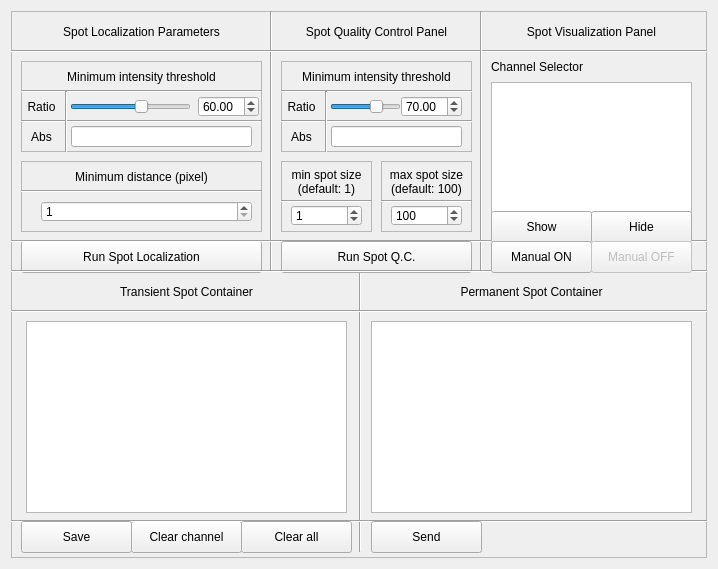
<?xml version="1.0" encoding="UTF-8"?>
<ui version="4.0">
 <class>Form</class>
 <widget class="QWidget" name="Form">
  <property name="geometry">
   <rect>
    <x>0</x>
    <y>0</y>
    <width>718</width>
    <height>569</height>
   </rect>
  </property>
  <property name="windowTitle">
   <string>Form</string>
  </property>
  <layout class="QHBoxLayout" name="horizontalLayout">
   <item>
    <layout class="QGridLayout" name="gridLayout">
     <item row="0" column="0">
      <widget class="QFrame" name="frame">
       <property name="frameShape">
        <enum>QFrame::StyledPanel</enum>
       </property>
       <property name="frameShadow">
        <enum>QFrame::Raised</enum>
       </property>
       <widget class="Line" name="line">
        <property name="geometry">
         <rect>
          <x>250</x>
          <y>0</y>
          <width>20</width>
          <height>261</height>
         </rect>
        </property>
        <property name="orientation">
         <enum>Qt::Vertical</enum>
        </property>
       </widget>
       <widget class="QLabel" name="label">
        <property name="geometry">
         <rect>
          <x>0</x>
          <y>0</y>
          <width>261</width>
          <height>41</height>
         </rect>
        </property>
        <property name="text">
         <string>Spot Localization Parameters</string>
        </property>
        <property name="alignment">
         <set>Qt::AlignCenter</set>
        </property>
       </widget>
       <widget class="Line" name="line_2">
        <property name="geometry">
         <rect>
          <x>-3</x>
          <y>30</y>
          <width>811</width>
          <height>20</height>
         </rect>
        </property>
        <property name="orientation">
         <enum>Qt::Horizontal</enum>
        </property>
       </widget>
       <widget class="QLabel" name="label_2">
        <property name="geometry">
         <rect>
          <x>260</x>
          <y>0</y>
          <width>211</width>
          <height>41</height>
         </rect>
        </property>
        <property name="text">
         <string>Spot Quality Control Panel</string>
        </property>
        <property name="alignment">
         <set>Qt::AlignCenter</set>
        </property>
       </widget>
       <widget class="QLabel" name="label_3">
        <property name="geometry">
         <rect>
          <x>470</x>
          <y>0</y>
          <width>221</width>
          <height>41</height>
         </rect>
        </property>
        <property name="text">
         <string>Spot Visualization Panel</string>
        </property>
        <property name="alignment">
         <set>Qt::AlignCenter</set>
        </property>
       </widget>
       <widget class="Line" name="line_3">
        <property name="geometry">
         <rect>
          <x>460</x>
          <y>0</y>
          <width>20</width>
          <height>261</height>
         </rect>
        </property>
        <property name="orientation">
         <enum>Qt::Vertical</enum>
        </property>
       </widget>
       <widget class="QFrame" name="frame_2">
        <property name="geometry">
         <rect>
          <x>10</x>
          <y>50</y>
          <width>241</width>
          <height>91</height>
         </rect>
        </property>
        <property name="frameShape">
         <enum>QFrame::StyledPanel</enum>
        </property>
        <property name="frameShadow">
         <enum>QFrame::Raised</enum>
        </property>
        <widget class="QLabel" name="label_4">
         <property name="geometry">
          <rect>
           <x>0</x>
           <y>0</y>
           <width>241</width>
           <height>31</height>
          </rect>
         </property>
         <property name="text">
          <string>Minimum intensity threshold</string>
         </property>
         <property name="alignment">
          <set>Qt::AlignCenter</set>
         </property>
        </widget>
        <widget class="QLabel" name="label_5">
         <property name="geometry">
          <rect>
           <x>0</x>
           <y>30</y>
           <width>41</width>
           <height>31</height>
          </rect>
         </property>
         <property name="text">
          <string>Ratio</string>
         </property>
         <property name="alignment">
          <set>Qt::AlignCenter</set>
         </property>
        </widget>
        <widget class="Line" name="line_4">
         <property name="geometry">
          <rect>
           <x>0</x>
           <y>15</y>
           <width>241</width>
           <height>31</height>
          </rect>
         </property>
         <property name="orientation">
          <enum>Qt::Horizontal</enum>
         </property>
        </widget>
        <widget class="QSlider" name="spotLocalizationParameters_intensityThresholdSlider">
         <property name="geometry">
          <rect>
           <x>49</x>
           <y>30</y>
           <width>121</width>
           <height>31</height>
          </rect>
         </property>
         <property name="maximum">
          <number>100</number>
         </property>
         <property name="value">
          <number>60</number>
         </property>
         <property name="orientation">
          <enum>Qt::Horizontal</enum>
         </property>
        </widget>
        <widget class="QDoubleSpinBox" name="spotLocalizationParameters_intensityThreshold_doubleSpinBox">
         <property name="geometry">
          <rect>
           <x>177</x>
           <y>35</y>
           <width>61</width>
           <height>21</height>
          </rect>
         </property>
         <property name="maximum">
          <double>100.000000000000000</double>
         </property>
         <property name="value">
          <double>60.000000000000000</double>
         </property>
        </widget>
        <widget class="QLabel" name="label_6">
         <property name="geometry">
          <rect>
           <x>0</x>
           <y>60</y>
           <width>41</width>
           <height>31</height>
          </rect>
         </property>
         <property name="text">
          <string>Abs</string>
         </property>
         <property name="alignment">
          <set>Qt::AlignCenter</set>
         </property>
        </widget>
        <widget class="Line" name="line_5">
         <property name="geometry">
          <rect>
           <x>30</x>
           <y>30</y>
           <width>31</width>
           <height>111</height>
          </rect>
         </property>
         <property name="orientation">
          <enum>Qt::Vertical</enum>
         </property>
        </widget>
        <widget class="Line" name="line_6">
         <property name="geometry">
          <rect>
           <x>0</x>
           <y>40</y>
           <width>241</width>
           <height>41</height>
          </rect>
         </property>
         <property name="orientation">
          <enum>Qt::Horizontal</enum>
         </property>
        </widget>
        <widget class="QLineEdit" name="spotLocalizationParameters_intensityThresholdAbsoluteLineEdit">
         <property name="geometry">
          <rect>
           <x>50</x>
           <y>65</y>
           <width>181</width>
           <height>21</height>
          </rect>
         </property>
        </widget>
        <zorder>line_6</zorder>
        <zorder>line_4</zorder>
        <zorder>label_4</zorder>
        <zorder>label_5</zorder>
        <zorder>spotLocalizationParameters_intensityThresholdSlider</zorder>
        <zorder>spotLocalizationParameters_intensityThreshold_doubleSpinBox</zorder>
        <zorder>label_6</zorder>
        <zorder>line_5</zorder>
        <zorder>spotLocalizationParameters_intensityThresholdAbsoluteLineEdit</zorder>
       </widget>
       <widget class="QFrame" name="frame_3">
        <property name="geometry">
         <rect>
          <x>10</x>
          <y>150</y>
          <width>241</width>
          <height>71</height>
         </rect>
        </property>
        <property name="frameShape">
         <enum>QFrame::StyledPanel</enum>
        </property>
        <property name="frameShadow">
         <enum>QFrame::Raised</enum>
        </property>
        <widget class="QLabel" name="label_7">
         <property name="geometry">
          <rect>
           <x>0</x>
           <y>0</y>
           <width>241</width>
           <height>31</height>
          </rect>
         </property>
         <property name="text">
          <string>Minimum distance (pixel)</string>
         </property>
         <property name="alignment">
          <set>Qt::AlignCenter</set>
         </property>
        </widget>
        <widget class="QSpinBox" name="spotLocalizationMinimumDistance_spinBox">
         <property name="geometry">
          <rect>
           <x>20</x>
           <y>40</y>
           <width>211</width>
           <height>21</height>
          </rect>
         </property>
         <property name="minimum">
          <number>1</number>
         </property>
         <property name="maximum">
          <number>100000</number>
         </property>
        </widget>
        <widget class="Line" name="line_7">
         <property name="geometry">
          <rect>
           <x>0</x>
           <y>10</y>
           <width>241</width>
           <height>41</height>
          </rect>
         </property>
         <property name="orientation">
          <enum>Qt::Horizontal</enum>
         </property>
        </widget>
        <zorder>line_7</zorder>
        <zorder>label_7</zorder>
        <zorder>spotLocalizationMinimumDistance_spinBox</zorder>
       </widget>
       <widget class="QPushButton" name="runSpotLocalization_pushButton">
        <property name="geometry">
         <rect>
          <x>10</x>
          <y>230</y>
          <width>241</width>
          <height>32</height>
         </rect>
        </property>
        <property name="text">
         <string>Run Spot Localization</string>
        </property>
       </widget>
       <widget class="QPushButton" name="SpotAnalysisPanel_TransientSpotContainerClearChannelPushButton">
        <property name="geometry">
         <rect>
          <x>120</x>
          <y>510</y>
          <width>111</width>
          <height>32</height>
         </rect>
        </property>
        <property name="text">
         <string>Clear channel</string>
        </property>
       </widget>
       <widget class="QFrame" name="frame_4">
        <property name="geometry">
         <rect>
          <x>270</x>
          <y>50</y>
          <width>191</width>
          <height>91</height>
         </rect>
        </property>
        <property name="frameShape">
         <enum>QFrame::StyledPanel</enum>
        </property>
        <property name="frameShadow">
         <enum>QFrame::Raised</enum>
        </property>
        <widget class="QLabel" name="label_11">
         <property name="geometry">
          <rect>
           <x>0</x>
           <y>0</y>
           <width>191</width>
           <height>31</height>
          </rect>
         </property>
         <property name="text">
          <string>Minimum intensity threshold</string>
         </property>
         <property name="alignment">
          <set>Qt::AlignCenter</set>
         </property>
        </widget>
        <widget class="QLabel" name="label_12">
         <property name="geometry">
          <rect>
           <x>0</x>
           <y>30</y>
           <width>41</width>
           <height>31</height>
          </rect>
         </property>
         <property name="text">
          <string>Ratio</string>
         </property>
         <property name="alignment">
          <set>Qt::AlignCenter</set>
         </property>
        </widget>
        <widget class="Line" name="line_11">
         <property name="geometry">
          <rect>
           <x>0</x>
           <y>15</y>
           <width>241</width>
           <height>31</height>
          </rect>
         </property>
         <property name="orientation">
          <enum>Qt::Horizontal</enum>
         </property>
        </widget>
        <widget class="QSlider" name="spotSizeMeasurementParameters_intensityThresholdSlider">
         <property name="geometry">
          <rect>
           <x>49</x>
           <y>30</y>
           <width>71</width>
           <height>31</height>
          </rect>
         </property>
         <property name="maximum">
          <number>100</number>
         </property>
         <property name="value">
          <number>70</number>
         </property>
         <property name="orientation">
          <enum>Qt::Horizontal</enum>
         </property>
        </widget>
        <widget class="QDoubleSpinBox" name="spotSizeMeasurementParameters_intensityThreshold_doubleSpinBox">
         <property name="geometry">
          <rect>
           <x>120</x>
           <y>35</y>
           <width>61</width>
           <height>21</height>
          </rect>
         </property>
         <property name="maximum">
          <double>100.000000000000000</double>
         </property>
         <property name="value">
          <double>70.000000000000000</double>
         </property>
        </widget>
        <widget class="QLabel" name="label_13">
         <property name="geometry">
          <rect>
           <x>0</x>
           <y>60</y>
           <width>41</width>
           <height>31</height>
          </rect>
         </property>
         <property name="text">
          <string>Abs</string>
         </property>
         <property name="alignment">
          <set>Qt::AlignCenter</set>
         </property>
        </widget>
        <widget class="Line" name="line_12">
         <property name="geometry">
          <rect>
           <x>30</x>
           <y>30</y>
           <width>31</width>
           <height>111</height>
          </rect>
         </property>
         <property name="orientation">
          <enum>Qt::Vertical</enum>
         </property>
        </widget>
        <widget class="Line" name="line_13">
         <property name="geometry">
          <rect>
           <x>0</x>
           <y>40</y>
           <width>241</width>
           <height>41</height>
          </rect>
         </property>
         <property name="orientation">
          <enum>Qt::Horizontal</enum>
         </property>
        </widget>
        <widget class="QLineEdit" name="spotSizeMeasurementParameters_intensityThresholdAbsoluteLineEdit">
         <property name="geometry">
          <rect>
           <x>50</x>
           <y>65</y>
           <width>131</width>
           <height>21</height>
          </rect>
         </property>
        </widget>
        <zorder>line_13</zorder>
        <zorder>label_11</zorder>
        <zorder>label_12</zorder>
        <zorder>line_11</zorder>
        <zorder>spotSizeMeasurementParameters_intensityThresholdSlider</zorder>
        <zorder>spotSizeMeasurementParameters_intensityThreshold_doubleSpinBox</zorder>
        <zorder>label_13</zorder>
        <zorder>line_12</zorder>
        <zorder>spotSizeMeasurementParameters_intensityThresholdAbsoluteLineEdit</zorder>
       </widget>
       <widget class="QFrame" name="frame_5">
        <property name="geometry">
         <rect>
          <x>270</x>
          <y>150</y>
          <width>91</width>
          <height>71</height>
         </rect>
        </property>
        <property name="frameShape">
         <enum>QFrame::StyledPanel</enum>
        </property>
        <property name="frameShadow">
         <enum>QFrame::Raised</enum>
        </property>
        <widget class="QLabel" name="label_14">
         <property name="geometry">
          <rect>
           <x>0</x>
           <y>0</y>
           <width>91</width>
           <height>41</height>
          </rect>
         </property>
         <property name="text">
          <string>min spot size (default: 1)</string>
         </property>
         <property name="alignment">
          <set>Qt::AlignCenter</set>
         </property>
         <property name="wordWrap">
          <bool>true</bool>
         </property>
        </widget>
        <widget class="QSpinBox" name="spotQualityControl_minimumSpotSizeSpinBox">
         <property name="geometry">
          <rect>
           <x>10</x>
           <y>44</y>
           <width>71</width>
           <height>21</height>
          </rect>
         </property>
         <property name="maximum">
          <number>100000</number>
         </property>
         <property name="value">
          <number>1</number>
         </property>
        </widget>
        <widget class="Line" name="line_14">
         <property name="geometry">
          <rect>
           <x>0</x>
           <y>20</y>
           <width>91</width>
           <height>41</height>
          </rect>
         </property>
         <property name="orientation">
          <enum>Qt::Horizontal</enum>
         </property>
        </widget>
        <zorder>line_14</zorder>
        <zorder>label_14</zorder>
        <zorder>spotQualityControl_minimumSpotSizeSpinBox</zorder>
       </widget>
       <widget class="QFrame" name="frame_7">
        <property name="geometry">
         <rect>
          <x>370</x>
          <y>150</y>
          <width>91</width>
          <height>71</height>
         </rect>
        </property>
        <property name="frameShape">
         <enum>QFrame::StyledPanel</enum>
        </property>
        <property name="frameShadow">
         <enum>QFrame::Raised</enum>
        </property>
        <widget class="QLabel" name="label_17">
         <property name="geometry">
          <rect>
           <x>0</x>
           <y>0</y>
           <width>91</width>
           <height>41</height>
          </rect>
         </property>
         <property name="text">
          <string>max spot size (default: 100)</string>
         </property>
         <property name="alignment">
          <set>Qt::AlignCenter</set>
         </property>
         <property name="wordWrap">
          <bool>true</bool>
         </property>
        </widget>
        <widget class="QSpinBox" name="spotQualityControl_maximumSpotSizeSpinBox">
         <property name="geometry">
          <rect>
           <x>10</x>
           <y>44</y>
           <width>71</width>
           <height>21</height>
          </rect>
         </property>
         <property name="maximum">
          <number>100000</number>
         </property>
         <property name="value">
          <number>100</number>
         </property>
        </widget>
        <widget class="Line" name="line_17">
         <property name="geometry">
          <rect>
           <x>0</x>
           <y>20</y>
           <width>91</width>
           <height>41</height>
          </rect>
         </property>
         <property name="orientation">
          <enum>Qt::Horizontal</enum>
         </property>
        </widget>
        <zorder>line_17</zorder>
        <zorder>label_17</zorder>
        <zorder>spotQualityControl_maximumSpotSizeSpinBox</zorder>
       </widget>
       <widget class="Line" name="line_15">
        <property name="geometry">
         <rect>
          <x>0</x>
          <y>220</y>
          <width>811</width>
          <height>20</height>
         </rect>
        </property>
        <property name="orientation">
         <enum>Qt::Horizontal</enum>
        </property>
       </widget>
       <widget class="QPushButton" name="runSpotQualityControl_pushButton">
        <property name="geometry">
         <rect>
          <x>270</x>
          <y>230</y>
          <width>191</width>
          <height>32</height>
         </rect>
        </property>
        <property name="text">
         <string>Run Spot Q.C.</string>
        </property>
       </widget>
       <widget class="QLabel" name="label_15">
        <property name="geometry">
         <rect>
          <x>480</x>
          <y>40</y>
          <width>111</width>
          <height>31</height>
         </rect>
        </property>
        <property name="text">
         <string>Channel Selector</string>
        </property>
        <property name="alignment">
         <set>Qt::AlignLeading|Qt::AlignLeft|Qt::AlignVCenter</set>
        </property>
       </widget>
       <widget class="QListWidget" name="spotLocalization_channelListWidget">
        <property name="geometry">
         <rect>
          <x>480</x>
          <y>71</y>
          <width>201</width>
          <height>131</height>
         </rect>
        </property>
        <property name="selectionMode">
         <enum>QAbstractItemView::MultiSelection</enum>
        </property>
       </widget>
       <widget class="QPushButton" name="spotVisualization_showSpotsPushButton">
        <property name="geometry">
         <rect>
          <x>480</x>
          <y>200</y>
          <width>101</width>
          <height>32</height>
         </rect>
        </property>
        <property name="text">
         <string>Show</string>
        </property>
       </widget>
       <widget class="QPushButton" name="spotVisualization_hideSpotsPushButton">
        <property name="geometry">
         <rect>
          <x>580</x>
          <y>200</y>
          <width>101</width>
          <height>32</height>
         </rect>
        </property>
        <property name="text">
         <string>Hide</string>
        </property>
       </widget>
       <widget class="Line" name="line_18">
        <property name="geometry">
         <rect>
          <x>482</x>
          <y>200</y>
          <width>201</width>
          <height>61</height>
         </rect>
        </property>
        <property name="orientation">
         <enum>Qt::Vertical</enum>
        </property>
       </widget>
       <widget class="Line" name="line_19">
        <property name="geometry">
         <rect>
          <x>0</x>
          <y>250</y>
          <width>811</width>
          <height>20</height>
         </rect>
        </property>
        <property name="orientation">
         <enum>Qt::Horizontal</enum>
        </property>
       </widget>
       <widget class="QLabel" name="label_18">
        <property name="geometry">
         <rect>
          <x>0</x>
          <y>260</y>
          <width>351</width>
          <height>41</height>
         </rect>
        </property>
        <property name="text">
         <string>Transient Spot Container</string>
        </property>
        <property name="alignment">
         <set>Qt::AlignCenter</set>
        </property>
       </widget>
       <widget class="QLabel" name="label_19">
        <property name="geometry">
         <rect>
          <x>350</x>
          <y>260</y>
          <width>341</width>
          <height>41</height>
         </rect>
        </property>
        <property name="text">
         <string>Permanent Spot Container</string>
        </property>
        <property name="alignment">
         <set>Qt::AlignCenter</set>
        </property>
       </widget>
       <widget class="Line" name="line_20">
        <property name="geometry">
         <rect>
          <x>-1</x>
          <y>260</y>
          <width>701</width>
          <height>281</height>
         </rect>
        </property>
        <property name="orientation">
         <enum>Qt::Vertical</enum>
        </property>
       </widget>
       <widget class="Line" name="line_21">
        <property name="geometry">
         <rect>
          <x>0</x>
          <y>290</y>
          <width>701</width>
          <height>20</height>
         </rect>
        </property>
        <property name="orientation">
         <enum>Qt::Horizontal</enum>
        </property>
       </widget>
       <widget class="QTextBrowser" name="SpotAnalysisPanel_TransientSpotContainerTestBrowser">
        <property name="geometry">
         <rect>
          <x>15</x>
          <y>310</y>
          <width>321</width>
          <height>192</height>
         </rect>
        </property>
       </widget>
       <widget class="QTextBrowser" name="SpotAnalysisPanel_PermanentSpotContainerTestBrowser">
        <property name="geometry">
         <rect>
          <x>360</x>
          <y>310</y>
          <width>321</width>
          <height>192</height>
         </rect>
        </property>
       </widget>
       <widget class="Line" name="line_22">
        <property name="geometry">
         <rect>
          <x>0</x>
          <y>500</y>
          <width>701</width>
          <height>20</height>
         </rect>
        </property>
        <property name="orientation">
         <enum>Qt::Horizontal</enum>
        </property>
       </widget>
       <widget class="QPushButton" name="SpotAnalysisPanel_PermanentSpotContainerSendPushButton">
        <property name="geometry">
         <rect>
          <x>360</x>
          <y>510</y>
          <width>111</width>
          <height>32</height>
         </rect>
        </property>
        <property name="text">
         <string>Send</string>
        </property>
       </widget>
       <widget class="QPushButton" name="SpotAnalysisPanel_TransientSpotContainerSavePushButton">
        <property name="geometry">
         <rect>
          <x>10</x>
          <y>510</y>
          <width>111</width>
          <height>32</height>
         </rect>
        </property>
        <property name="text">
         <string>Save</string>
        </property>
       </widget>
       <widget class="QPushButton" name="spotVisualization_TurnONManualModePushButton">
        <property name="geometry">
         <rect>
          <x>480</x>
          <y>230</y>
          <width>101</width>
          <height>32</height>
         </rect>
        </property>
        <property name="text">
         <string>Manual ON</string>
        </property>
       </widget>
       <widget class="QPushButton" name="spotVisualization_TurnOFFManualModePushButton">
        <property name="enabled">
         <bool>false</bool>
        </property>
        <property name="geometry">
         <rect>
          <x>580</x>
          <y>230</y>
          <width>101</width>
          <height>32</height>
         </rect>
        </property>
        <property name="text">
         <string>Manual OFF</string>
        </property>
       </widget>
       <widget class="QPushButton" name="SpotAnalysisPanel_TransientSpotContainerClearAllPushButton">
        <property name="geometry">
         <rect>
          <x>230</x>
          <y>510</y>
          <width>111</width>
          <height>32</height>
         </rect>
        </property>
        <property name="text">
         <string>Clear all</string>
        </property>
       </widget>
       <zorder>line_20</zorder>
       <zorder>SpotAnalysisPanel_TransientSpotContainerTestBrowser</zorder>
       <zorder>line_18</zorder>
       <zorder>line</zorder>
       <zorder>label</zorder>
       <zorder>line_2</zorder>
       <zorder>label_2</zorder>
       <zorder>label_3</zorder>
       <zorder>line_3</zorder>
       <zorder>frame_2</zorder>
       <zorder>frame_3</zorder>
       <zorder>runSpotLocalization_pushButton</zorder>
       <zorder>SpotAnalysisPanel_TransientSpotContainerClearChannelPushButton</zorder>
       <zorder>frame_4</zorder>
       <zorder>frame_5</zorder>
       <zorder>frame_7</zorder>
       <zorder>line_15</zorder>
       <zorder>runSpotQualityControl_pushButton</zorder>
       <zorder>label_15</zorder>
       <zorder>spotLocalization_channelListWidget</zorder>
       <zorder>spotVisualization_showSpotsPushButton</zorder>
       <zorder>spotVisualization_hideSpotsPushButton</zorder>
       <zorder>line_19</zorder>
       <zorder>label_18</zorder>
       <zorder>label_19</zorder>
       <zorder>line_21</zorder>
       <zorder>SpotAnalysisPanel_PermanentSpotContainerTestBrowser</zorder>
       <zorder>line_22</zorder>
       <zorder>SpotAnalysisPanel_PermanentSpotContainerSendPushButton</zorder>
       <zorder>SpotAnalysisPanel_TransientSpotContainerSavePushButton</zorder>
       <zorder>spotVisualization_TurnONManualModePushButton</zorder>
       <zorder>spotVisualization_TurnOFFManualModePushButton</zorder>
       <zorder>SpotAnalysisPanel_TransientSpotContainerClearAllPushButton</zorder>
      </widget>
     </item>
    </layout>
   </item>
  </layout>
 </widget>
 <resources/>
 <connections/>
</ui>
